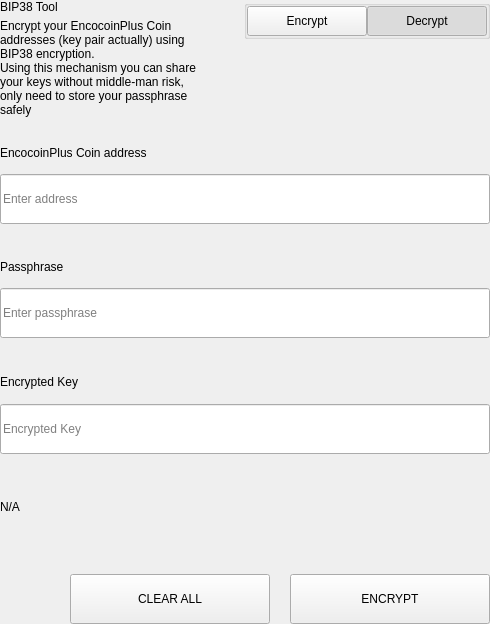
<?xml version="1.0" encoding="UTF-8"?>
<ui version="4.0">
 <class>SettingsBitToolWidget</class>
 <widget class="QWidget" name="SettingsBitToolWidget">
  <property name="geometry">
   <rect>
    <x>0</x>
    <y>0</y>
    <width>490</width>
    <height>624</height>
   </rect>
  </property>
  <property name="windowTitle">
   <string>Form</string>
  </property>
  <layout class="QVBoxLayout" name="verticalLayout">
   <property name="spacing">
    <number>0</number>
   </property>
   <property name="leftMargin">
    <number>0</number>
   </property>
   <property name="topMargin">
    <number>0</number>
   </property>
   <property name="rightMargin">
    <number>0</number>
   </property>
   <property name="bottomMargin">
    <number>0</number>
   </property>
   <item>
    <widget class="QWidget" name="left" native="true">
     <layout class="QVBoxLayout" name="verticalLayout_3">
      <property name="leftMargin">
       <number>0</number>
      </property>
      <property name="topMargin">
       <number>0</number>
      </property>
      <property name="rightMargin">
       <number>0</number>
      </property>
      <property name="bottomMargin">
       <number>0</number>
      </property>
      <item>
       <layout class="QVBoxLayout" name="verticalLayout_2">
        <property name="spacing">
         <number>0</number>
        </property>
        <item>
         <layout class="QHBoxLayout" name="horizontalLayout_3" stretch="3,1">
          <property name="spacing">
           <number>40</number>
          </property>
          <item>
           <layout class="QVBoxLayout" name="verticalLayoutTitle">
            <property name="spacing">
             <number>5</number>
            </property>
            <item>
             <widget class="QLabel" name="labelTitle">
              <property name="text">
               <string>BIP38 Tool</string>
              </property>
             </widget>
            </item>
            <item>
             <widget class="QLabel" name="labelSubtitle1">
              <property name="text">
               <string>Encrypt your EncocoinPlus Coin addresses (key pair actually) using BIP38 encryption.
Using this mechanism you can share your keys without middle-man risk, only need to store your passphrase safely</string>
              </property>
              <property name="wordWrap">
               <bool>true</bool>
              </property>
             </widget>
            </item>
           </layout>
          </item>
          <item alignment="Qt::AlignTop">
           <widget class="QGroupBox" name="groupBox">
            <property name="title">
             <string/>
            </property>
            <property name="alignment">
             <set>Qt::AlignLeading|Qt::AlignLeft|Qt::AlignTop</set>
            </property>
            <layout class="QHBoxLayout" name="horizontalLayout_4">
             <property name="spacing">
              <number>0</number>
             </property>
             <property name="leftMargin">
              <number>0</number>
             </property>
             <property name="topMargin">
              <number>0</number>
             </property>
             <property name="rightMargin">
              <number>0</number>
             </property>
             <property name="bottomMargin">
              <number>0</number>
             </property>
             <item>
              <spacer name="horizontalSpacer">
               <property name="orientation">
                <enum>Qt::Horizontal</enum>
               </property>
               <property name="sizeHint" stdset="0">
                <size>
                 <width>40</width>
                 <height>20</height>
                </size>
               </property>
              </spacer>
             </item>
             <item>
              <widget class="QPushButton" name="pushLeft">
               <property name="minimumSize">
                <size>
                 <width>120</width>
                 <height>30</height>
                </size>
               </property>
               <property name="maximumSize">
                <size>
                 <width>120</width>
                 <height>30</height>
                </size>
               </property>
               <property name="focusPolicy">
                <enum>Qt::NoFocus</enum>
               </property>
               <property name="text">
                <string>Encrypt</string>
               </property>
               <property name="checkable">
                <bool>true</bool>
               </property>
               <property name="autoExclusive">
                <bool>true</bool>
               </property>
              </widget>
             </item>
             <item>
              <widget class="QPushButton" name="pushRight">
               <property name="minimumSize">
                <size>
                 <width>120</width>
                 <height>30</height>
                </size>
               </property>
               <property name="maximumSize">
                <size>
                 <width>120</width>
                 <height>30</height>
                </size>
               </property>
               <property name="focusPolicy">
                <enum>Qt::NoFocus</enum>
               </property>
               <property name="text">
                <string>Decrypt</string>
               </property>
               <property name="checkable">
                <bool>true</bool>
               </property>
               <property name="checked">
                <bool>true</bool>
               </property>
               <property name="autoExclusive">
                <bool>true</bool>
               </property>
              </widget>
             </item>
            </layout>
           </widget>
          </item>
         </layout>
        </item>
        <item>
         <widget class="QStackedWidget" name="stackedWidget">
          <property name="currentIndex">
           <number>1</number>
          </property>
          <widget class="QWidget" name="pageDecrypt">
           <layout class="QVBoxLayout" name="verticalLayout_5">
            <property name="spacing">
             <number>0</number>
            </property>
            <property name="leftMargin">
             <number>0</number>
            </property>
            <property name="topMargin">
             <number>0</number>
            </property>
            <property name="rightMargin">
             <number>0</number>
            </property>
            <property name="bottomMargin">
             <number>0</number>
            </property>
            <item>
             <widget class="QWidget" name="widget" native="true">
              <property name="minimumSize">
               <size>
                <width>0</width>
                <height>100</height>
               </size>
              </property>
              <layout class="QVBoxLayout" name="verticalLayout_4">
               <property name="spacing">
                <number>0</number>
               </property>
               <property name="leftMargin">
                <number>0</number>
               </property>
               <property name="topMargin">
                <number>0</number>
               </property>
               <property name="rightMargin">
                <number>0</number>
               </property>
               <property name="bottomMargin">
                <number>0</number>
               </property>
               <item>
                <spacer name="verticalSpacer_2">
                 <property name="orientation">
                  <enum>Qt::Vertical</enum>
                 </property>
                 <property name="sizeType">
                  <enum>QSizePolicy::Fixed</enum>
                 </property>
                 <property name="sizeHint" stdset="0">
                  <size>
                   <width>20</width>
                   <height>20</height>
                  </size>
                 </property>
                </spacer>
               </item>
               <item>
                <layout class="QHBoxLayout" name="horizontalLayout_6" stretch="2">
                 <property name="spacing">
                  <number>0</number>
                 </property>
                 <item>
                  <layout class="QVBoxLayout" name="verticalLayout_7">
                   <property name="spacing">
                    <number>9</number>
                   </property>
                   <item>
                    <widget class="QLabel" name="labelSubtitleKey">
                     <property name="minimumSize">
                      <size>
                       <width>0</width>
                       <height>20</height>
                      </size>
                     </property>
                     <property name="maximumSize">
                      <size>
                       <width>16777215</width>
                       <height>20</height>
                      </size>
                     </property>
                     <property name="text">
                      <string>Encrypted key</string>
                     </property>
                    </widget>
                   </item>
                   <item>
                    <widget class="QLineEdit" name="lineEditKey">
                     <property name="minimumSize">
                      <size>
                       <width>0</width>
                       <height>50</height>
                      </size>
                     </property>
                     <property name="maximumSize">
                      <size>
                       <width>16777215</width>
                       <height>50</height>
                      </size>
                     </property>
                     <property name="placeholderText">
                      <string>Enter a encrypted key</string>
                     </property>
                    </widget>
                   </item>
                  </layout>
                 </item>
                </layout>
               </item>
               <item>
                <spacer name="verticalSpacer_3">
                 <property name="orientation">
                  <enum>Qt::Vertical</enum>
                 </property>
                 <property name="sizeType">
                  <enum>QSizePolicy::Fixed</enum>
                 </property>
                 <property name="sizeHint" stdset="0">
                  <size>
                   <width>20</width>
                   <height>20</height>
                  </size>
                 </property>
                </spacer>
               </item>
               <item>
                <layout class="QVBoxLayout" name="verticalLayout_9">
                 <property name="spacing">
                  <number>9</number>
                 </property>
                 <item>
                  <widget class="QLabel" name="labelSubtitlePassphrase">
                   <property name="maximumSize">
                    <size>
                     <width>16777215</width>
                     <height>20</height>
                    </size>
                   </property>
                   <property name="text">
                    <string>Passphrase</string>
                   </property>
                  </widget>
                 </item>
                 <item>
                  <widget class="QLineEdit" name="lineEditPassphrase">
                   <property name="minimumSize">
                    <size>
                     <width>0</width>
                     <height>50</height>
                    </size>
                   </property>
                   <property name="maximumSize">
                    <size>
                     <width>16777215</width>
                     <height>50</height>
                    </size>
                   </property>
                   <property name="placeholderText">
                    <string>Enter a passphrase</string>
                   </property>
                  </widget>
                 </item>
                </layout>
               </item>
               <item>
                <spacer name="verticalSpacer_4">
                 <property name="orientation">
                  <enum>Qt::Vertical</enum>
                 </property>
                 <property name="sizeType">
                  <enum>QSizePolicy::Fixed</enum>
                 </property>
                 <property name="sizeHint" stdset="0">
                  <size>
                   <width>20</width>
                   <height>20</height>
                  </size>
                 </property>
                </spacer>
               </item>
               <item>
                <widget class="QWidget" name="widget_3" native="true">
                 <property name="sizePolicy">
                  <sizepolicy hsizetype="Preferred" vsizetype="Fixed">
                   <horstretch>0</horstretch>
                   <verstretch>0</verstretch>
                  </sizepolicy>
                 </property>
                 <layout class="QVBoxLayout" name="verticalLayout_10">
                  <property name="spacing">
                   <number>9</number>
                  </property>
                  <property name="leftMargin">
                   <number>0</number>
                  </property>
                  <property name="topMargin">
                   <number>0</number>
                  </property>
                  <property name="rightMargin">
                   <number>0</number>
                  </property>
                  <property name="bottomMargin">
                   <number>0</number>
                  </property>
                  <item>
                   <widget class="QLabel" name="labelSubtitleDecryptResult">
                    <property name="minimumSize">
                     <size>
                      <width>0</width>
                      <height>20</height>
                     </size>
                    </property>
                    <property name="maximumSize">
                     <size>
                      <width>16777215</width>
                      <height>20</height>
                     </size>
                    </property>
                    <property name="text">
                     <string>Decrypted address result</string>
                    </property>
                   </widget>
                  </item>
                  <item>
                   <widget class="QWidget" name="widget_4" native="true">
                    <layout class="QHBoxLayout" name="horizontalLayout" stretch="6,0,1">
                     <property name="spacing">
                      <number>0</number>
                     </property>
                     <property name="leftMargin">
                      <number>0</number>
                     </property>
                     <property name="topMargin">
                      <number>0</number>
                     </property>
                     <property name="rightMargin">
                      <number>0</number>
                     </property>
                     <property name="bottomMargin">
                      <number>0</number>
                     </property>
                     <item alignment="Qt::AlignVCenter">
                      <widget class="QLineEdit" name="lineEditDecryptResult">
                       <property name="minimumSize">
                        <size>
                         <width>0</width>
                         <height>50</height>
                        </size>
                       </property>
                       <property name="maximumSize">
                        <size>
                         <width>16777215</width>
                         <height>50</height>
                        </size>
                       </property>
                       <property name="placeholderText">
                        <string>Decrypted Address</string>
                       </property>
                      </widget>
                     </item>
                     <item>
                      <spacer name="horizontalSpacer_4">
                       <property name="orientation">
                        <enum>Qt::Horizontal</enum>
                       </property>
                       <property name="sizeType">
                        <enum>QSizePolicy::Fixed</enum>
                       </property>
                       <property name="sizeHint" stdset="0">
                        <size>
                         <width>20</width>
                         <height>50</height>
                        </size>
                       </property>
                      </spacer>
                     </item>
                     <item>
                      <widget class="QPushButton" name="pushButtonImport">
                       <property name="minimumSize">
                        <size>
                         <width>140</width>
                         <height>40</height>
                        </size>
                       </property>
                       <property name="text">
                        <string>Import Address</string>
                       </property>
                      </widget>
                     </item>
                    </layout>
                   </widget>
                  </item>
                 </layout>
                </widget>
               </item>
               <item>
                <widget class="QLabel" name="statusLabel_DEC">
                 <property name="maximumSize">
                  <size>
                   <width>16777215</width>
                   <height>40</height>
                  </size>
                 </property>
                 <property name="text">
                  <string/>
                 </property>
                </widget>
               </item>
               <item>
                <spacer name="verticalSpacer">
                 <property name="orientation">
                  <enum>Qt::Vertical</enum>
                 </property>
                 <property name="sizeType">
                  <enum>QSizePolicy::Preferred</enum>
                 </property>
                 <property name="sizeHint" stdset="0">
                  <size>
                   <width>20</width>
                   <height>20</height>
                  </size>
                 </property>
                </spacer>
               </item>
               <item>
                <layout class="QHBoxLayout" name="horizontalLayout_7">
                 <property name="spacing">
                  <number>0</number>
                 </property>
                 <item>
                  <spacer name="horizontalSpacer_5">
                   <property name="orientation">
                    <enum>Qt::Horizontal</enum>
                   </property>
                   <property name="sizeType">
                    <enum>QSizePolicy::Expanding</enum>
                   </property>
                   <property name="sizeHint" stdset="0">
                    <size>
                     <width>40</width>
                     <height>20</height>
                    </size>
                   </property>
                  </spacer>
                 </item>
                 <item>
                  <widget class="QPushButton" name="pushButtonDecryptClear">
                   <property name="minimumSize">
                    <size>
                     <width>200</width>
                     <height>50</height>
                    </size>
                   </property>
                   <property name="maximumSize">
                    <size>
                     <width>200</width>
                     <height>50</height>
                    </size>
                   </property>
                   <property name="text">
                    <string>CLEAR</string>
                   </property>
                  </widget>
                 </item>
                 <item>
                  <spacer name="horizontalSpacer_3">
                   <property name="orientation">
                    <enum>Qt::Horizontal</enum>
                   </property>
                   <property name="sizeType">
                    <enum>QSizePolicy::Fixed</enum>
                   </property>
                   <property name="sizeHint" stdset="0">
                    <size>
                     <width>20</width>
                     <height>20</height>
                    </size>
                   </property>
                  </spacer>
                 </item>
                 <item>
                  <widget class="QPushButton" name="pushButtonDecrypt">
                   <property name="minimumSize">
                    <size>
                     <width>200</width>
                     <height>50</height>
                    </size>
                   </property>
                   <property name="maximumSize">
                    <size>
                     <width>200</width>
                     <height>50</height>
                    </size>
                   </property>
                   <property name="text">
                    <string>DECRYPT KEY</string>
                   </property>
                  </widget>
                 </item>
                </layout>
               </item>
              </layout>
             </widget>
            </item>
           </layout>
          </widget>
          <widget class="QWidget" name="pageEncrypt">
           <layout class="QVBoxLayout" name="verticalLayout_11">
            <property name="spacing">
             <number>0</number>
            </property>
            <property name="leftMargin">
             <number>0</number>
            </property>
            <property name="topMargin">
             <number>0</number>
            </property>
            <property name="rightMargin">
             <number>0</number>
            </property>
            <property name="bottomMargin">
             <number>0</number>
            </property>
            <item>
             <spacer name="verticalSpacer_8">
              <property name="orientation">
               <enum>Qt::Vertical</enum>
              </property>
              <property name="sizeType">
               <enum>QSizePolicy::Fixed</enum>
              </property>
              <property name="sizeHint" stdset="0">
               <size>
                <width>20</width>
                <height>20</height>
               </size>
              </property>
             </spacer>
            </item>
            <item>
             <widget class="QWidget" name="containerAddressEnc" native="true">
              <layout class="QVBoxLayout" name="containerAddressEncLayout">
               <property name="spacing">
                <number>5</number>
               </property>
               <property name="leftMargin">
                <number>0</number>
               </property>
               <property name="topMargin">
                <number>0</number>
               </property>
               <property name="rightMargin">
                <number>0</number>
               </property>
               <property name="bottomMargin">
                <number>0</number>
               </property>
               <item>
                <widget class="QLabel" name="labelSubtitleAddress">
                 <property name="minimumSize">
                  <size>
                   <width>0</width>
                   <height>20</height>
                  </size>
                 </property>
                 <property name="maximumSize">
                  <size>
                   <width>16777215</width>
                   <height>20</height>
                  </size>
                 </property>
                 <property name="text">
                  <string>EncocoinPlus Coin address</string>
                 </property>
                </widget>
               </item>
               <item>
                <widget class="QLineEdit" name="addressIn_ENC">
                 <property name="minimumSize">
                  <size>
                   <width>0</width>
                   <height>50</height>
                  </size>
                 </property>
                 <property name="placeholderText">
                  <string>Enter address</string>
                 </property>
                </widget>
               </item>
              </layout>
             </widget>
            </item>
            <item>
             <spacer name="verticalSpacer_6">
              <property name="orientation">
               <enum>Qt::Vertical</enum>
              </property>
              <property name="sizeType">
               <enum>QSizePolicy::Fixed</enum>
              </property>
              <property name="sizeHint" stdset="0">
               <size>
                <width>20</width>
                <height>20</height>
               </size>
              </property>
             </spacer>
            </item>
            <item>
             <widget class="QWidget" name="containerAddress" native="true">
              <layout class="QHBoxLayout" name="horizontalLayout_9" stretch="2">
               <property name="spacing">
                <number>0</number>
               </property>
               <property name="leftMargin">
                <number>0</number>
               </property>
               <property name="topMargin">
                <number>0</number>
               </property>
               <property name="rightMargin">
                <number>0</number>
               </property>
               <property name="bottomMargin">
                <number>0</number>
               </property>
               <item>
                <layout class="QVBoxLayout" name="verticalLayout_8">
                 <property name="spacing">
                  <number>5</number>
                 </property>
                 <item>
                  <widget class="QLabel" name="labelSubtitleMessage">
                   <property name="minimumSize">
                    <size>
                     <width>0</width>
                     <height>20</height>
                    </size>
                   </property>
                   <property name="maximumSize">
                    <size>
                     <width>16777215</width>
                     <height>20</height>
                    </size>
                   </property>
                   <property name="text">
                    <string>Passphrase</string>
                   </property>
                  </widget>
                 </item>
                 <item>
                  <widget class="QLineEdit" name="passphraseIn_ENC">
                   <property name="minimumSize">
                    <size>
                     <width>0</width>
                     <height>50</height>
                    </size>
                   </property>
                   <property name="maximumSize">
                    <size>
                     <width>16777215</width>
                     <height>50</height>
                    </size>
                   </property>
                   <property name="placeholderText">
                    <string>Enter passphrase</string>
                   </property>
                  </widget>
                 </item>
                </layout>
               </item>
              </layout>
             </widget>
            </item>
            <item>
             <spacer name="verticalSpacer_7">
              <property name="orientation">
               <enum>Qt::Vertical</enum>
              </property>
              <property name="sizeType">
               <enum>QSizePolicy::Fixed</enum>
              </property>
              <property name="sizeHint" stdset="0">
               <size>
                <width>20</width>
                <height>20</height>
               </size>
              </property>
             </spacer>
            </item>
            <item>
             <widget class="QWidget" name="widget_2" native="true">
              <property name="minimumSize">
               <size>
                <width>0</width>
                <height>75</height>
               </size>
              </property>
              <property name="maximumSize">
               <size>
                <width>16777215</width>
                <height>16777215</height>
               </size>
              </property>
              <layout class="QVBoxLayout" name="verticalLayout_6">
               <property name="leftMargin">
                <number>0</number>
               </property>
               <property name="topMargin">
                <number>0</number>
               </property>
               <property name="rightMargin">
                <number>0</number>
               </property>
               <property name="bottomMargin">
                <number>0</number>
               </property>
               <item>
                <widget class="QLabel" name="labelSubtitleEncryptedKey">
                 <property name="minimumSize">
                  <size>
                   <width>0</width>
                   <height>20</height>
                  </size>
                 </property>
                 <property name="maximumSize">
                  <size>
                   <width>16777215</width>
                   <height>20</height>
                  </size>
                 </property>
                 <property name="text">
                  <string>Encrypted Key</string>
                 </property>
                </widget>
               </item>
               <item>
                <widget class="QLineEdit" name="encryptedKeyOut_ENC">
                 <property name="minimumSize">
                  <size>
                   <width>0</width>
                   <height>50</height>
                  </size>
                 </property>
                 <property name="placeholderText">
                  <string>Encrypted Key</string>
                 </property>
                </widget>
               </item>
              </layout>
             </widget>
            </item>
            <item>
             <widget class="QLabel" name="statusLabel_ENC">
              <property name="text">
               <string notr="true">N/A</string>
              </property>
             </widget>
            </item>
            <item>
             <spacer name="verticalSpacer_5">
              <property name="orientation">
               <enum>Qt::Vertical</enum>
              </property>
              <property name="sizeType">
               <enum>QSizePolicy::Fixed</enum>
              </property>
              <property name="sizeHint" stdset="0">
               <size>
                <width>20</width>
                <height>20</height>
               </size>
              </property>
             </spacer>
            </item>
            <item>
             <layout class="QHBoxLayout" name="horizontalLayout_8">
              <property name="spacing">
               <number>0</number>
              </property>
              <item>
               <spacer name="horizontalSpacer_6">
                <property name="orientation">
                 <enum>Qt::Horizontal</enum>
                </property>
                <property name="sizeType">
                 <enum>QSizePolicy::Expanding</enum>
                </property>
                <property name="sizeHint" stdset="0">
                 <size>
                  <width>40</width>
                  <height>20</height>
                 </size>
                </property>
               </spacer>
              </item>
              <item>
               <widget class="QPushButton" name="pushButtonClear">
                <property name="minimumSize">
                 <size>
                  <width>200</width>
                  <height>50</height>
                 </size>
                </property>
                <property name="focusPolicy">
                 <enum>Qt::NoFocus</enum>
                </property>
                <property name="text">
                 <string>CLEAR ALL</string>
                </property>
               </widget>
              </item>
              <item>
               <spacer name="horizontalSpacer_2">
                <property name="orientation">
                 <enum>Qt::Horizontal</enum>
                </property>
                <property name="sizeType">
                 <enum>QSizePolicy::Fixed</enum>
                </property>
                <property name="sizeHint" stdset="0">
                 <size>
                  <width>20</width>
                  <height>20</height>
                 </size>
                </property>
               </spacer>
              </item>
              <item>
               <widget class="QPushButton" name="pushButtonEncrypt">
                <property name="minimumSize">
                 <size>
                  <width>200</width>
                  <height>50</height>
                 </size>
                </property>
                <property name="maximumSize">
                 <size>
                  <width>200</width>
                  <height>50</height>
                 </size>
                </property>
                <property name="focusPolicy">
                 <enum>Qt::NoFocus</enum>
                </property>
                <property name="text">
                 <string>ENCRYPT</string>
                </property>
               </widget>
              </item>
             </layout>
            </item>
           </layout>
          </widget>
         </widget>
        </item>
       </layout>
      </item>
     </layout>
    </widget>
   </item>
  </layout>
 </widget>
 <resources/>
 <connections/>
</ui>
